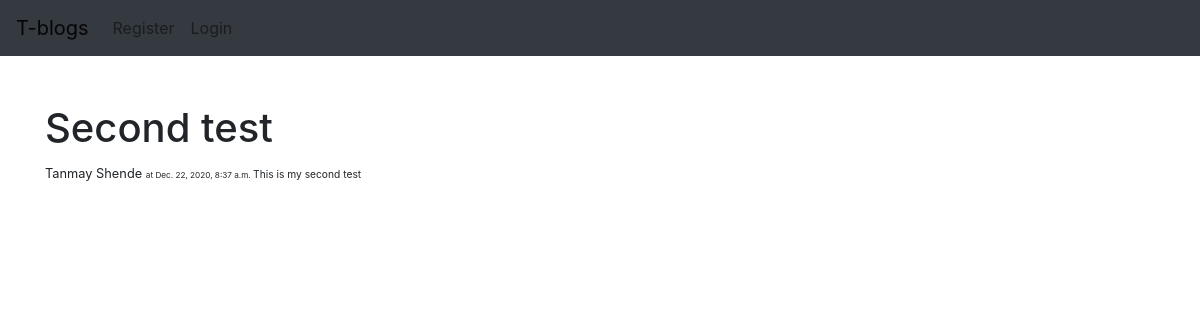
The app's page /article/2, older data.
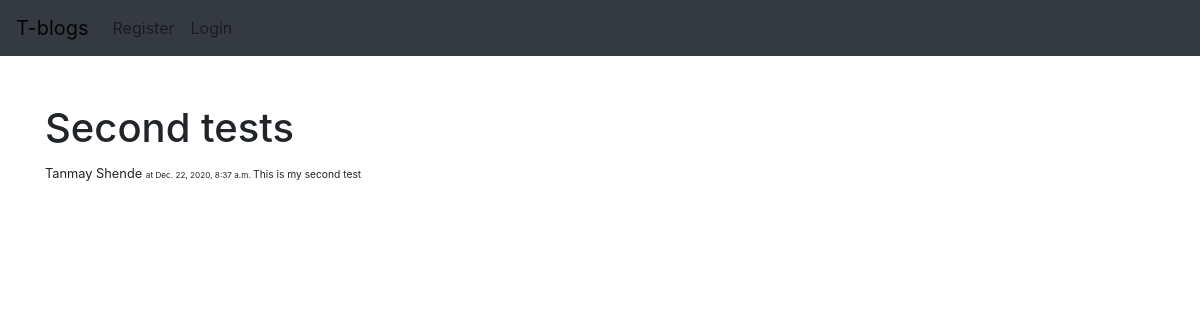
The same page, newer data.
### myblog/models.py (models this page shows, shortened)
class Blogpost(models.Model):
    title=models.CharField(max_length=100)
    title_tag = models.CharField(max_length=100)
    body=models.TextField(max_length=1000000000)
    author=models.ForeignKey(User,on_delete=models.CASCADE)
    date_posted=models.DateTimeField(auto_now_add=True)
    categories=models.CharField(max_length=100,default='Lifestyle')

### myblog/views.py (the view)
# urls.py: path('article/<int:pk>', BlogDetail.as_view(), name='article_detail'),
class BlogDetail(DetailView):
    model = Blogpost
    template_name = 'blog_detail.html'

### templates/blog_detail.html (shortened to what this page needs)
{% extends 'base.html' %}
{% block content %}
<h1> {{ blogpost.title }}  </h1>
<small> {{blogpost.author.first_name }} {{ blogpost.author.last_name }} <small>
    <small>at {{ blogpost.date_posted }}   </small>
    {{blogpost.body | safe }}
{% endblock %}

Row changes from the older to the newer data that the page shows:
changed Blogpost "This is my second test": title "Second test" → "Second tests"
